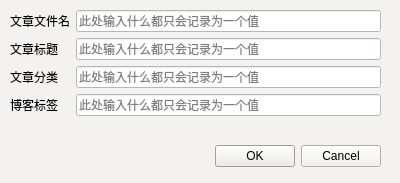
<?xml version="1.0" encoding="UTF-8"?>
<ui version="4.0">
 <class>Create_Dialog</class>
 <widget class="QDialog" name="Create_Dialog">
  <property name="geometry">
   <rect>
    <x>0</x>
    <y>0</y>
    <width>400</width>
    <height>183</height>
   </rect>
  </property>
  <property name="windowTitle">
   <string>博文创建向导</string>
  </property>
  <property name="windowIcon">
   <iconset>
    <normaloff>../ICON/hexo logo.ico</normaloff>../ICON/hexo logo.ico</iconset>
  </property>
  <property name="styleSheet">
   <string notr="true">background-color: rgb(243, 242, 238);
selection-background-color: rgb(199, 197, 184);
font: 57 10pt &quot;GenWanMin TW TTF Medium&quot;;</string>
  </property>
  <widget class="QDialogButtonBox" name="buttonBox">
   <property name="geometry">
    <rect>
     <x>40</x>
     <y>140</y>
     <width>341</width>
     <height>32</height>
    </rect>
   </property>
   <property name="orientation">
    <enum>Qt::Horizontal</enum>
   </property>
   <property name="standardButtons">
    <set>QDialogButtonBox::Cancel|QDialogButtonBox::Ok</set>
   </property>
  </widget>
  <widget class="QWidget" name="formLayoutWidget">
   <property name="geometry">
    <rect>
     <x>10</x>
     <y>10</y>
     <width>371</width>
     <height>112</height>
    </rect>
   </property>
   <layout class="QFormLayout" name="formLayout">
    <item row="0" column="0">
     <widget class="QLabel" name="blog_file_name">
      <property name="text">
       <string>文章文件名</string>
      </property>
     </widget>
    </item>
    <item row="0" column="1">
     <widget class="QLineEdit" name="blog_file_name_space">
      <property name="styleSheet">
       <string notr="true">background-color: rgb(255, 255, 255);</string>
      </property>
      <property name="inputMask">
       <string/>
      </property>
      <property name="placeholderText">
       <string>此处输入什么都只会记录为一个值</string>
      </property>
     </widget>
    </item>
    <item row="1" column="0">
     <widget class="QLabel" name="blog_title">
      <property name="text">
       <string>文章标题</string>
      </property>
     </widget>
    </item>
    <item row="1" column="1">
     <widget class="QLineEdit" name="blog_title_space">
      <property name="styleSheet">
       <string notr="true">background-color: rgb(255, 255, 255);</string>
      </property>
      <property name="placeholderText">
       <string>此处输入什么都只会记录为一个值</string>
      </property>
     </widget>
    </item>
    <item row="2" column="0">
     <widget class="QLabel" name="blog_categories">
      <property name="text">
       <string>文章分类</string>
      </property>
     </widget>
    </item>
    <item row="3" column="0">
     <widget class="QLabel" name="blog_tags">
      <property name="text">
       <string>博客标签</string>
      </property>
     </widget>
    </item>
    <item row="3" column="1">
     <widget class="QLineEdit" name="blog_tags_space">
      <property name="styleSheet">
       <string notr="true">background-color: rgb(255, 255, 255);</string>
      </property>
      <property name="placeholderText">
       <string>此处输入什么都只会记录为一个值</string>
      </property>
     </widget>
    </item>
    <item row="2" column="1">
     <widget class="QLineEdit" name="blog_categories_space">
      <property name="styleSheet">
       <string notr="true">background-color: rgb(255, 255, 255);</string>
      </property>
      <property name="placeholderText">
       <string>此处输入什么都只会记录为一个值</string>
      </property>
     </widget>
    </item>
   </layout>
  </widget>
 </widget>
 <resources/>
 <connections>
  <connection>
   <sender>buttonBox</sender>
   <signal>accepted()</signal>
   <receiver>Create_Dialog</receiver>
   <slot>accept()</slot>
   <hints>
    <hint type="sourcelabel">
     <x>248</x>
     <y>254</y>
    </hint>
    <hint type="destinationlabel">
     <x>157</x>
     <y>274</y>
    </hint>
   </hints>
  </connection>
  <connection>
   <sender>buttonBox</sender>
   <signal>rejected()</signal>
   <receiver>Create_Dialog</receiver>
   <slot>reject()</slot>
   <hints>
    <hint type="sourcelabel">
     <x>316</x>
     <y>260</y>
    </hint>
    <hint type="destinationlabel">
     <x>286</x>
     <y>274</y>
    </hint>
   </hints>
  </connection>
 </connections>
</ui>
